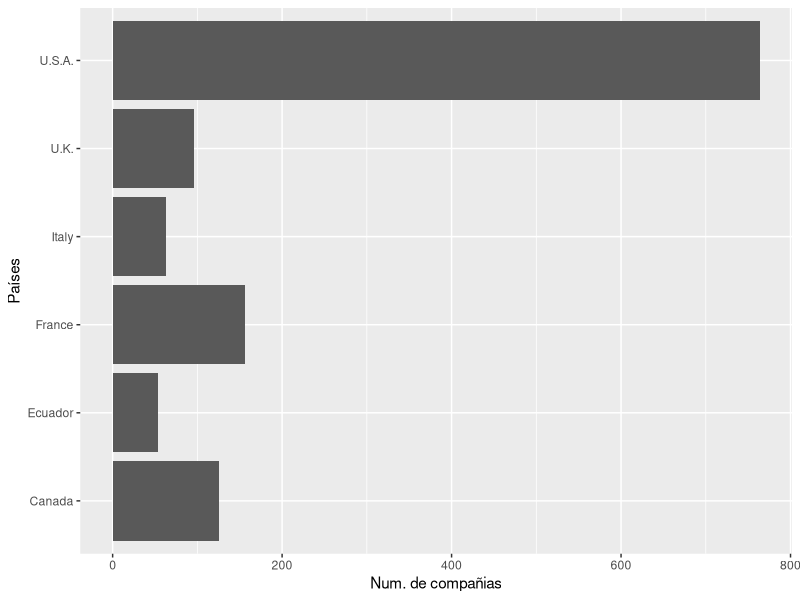
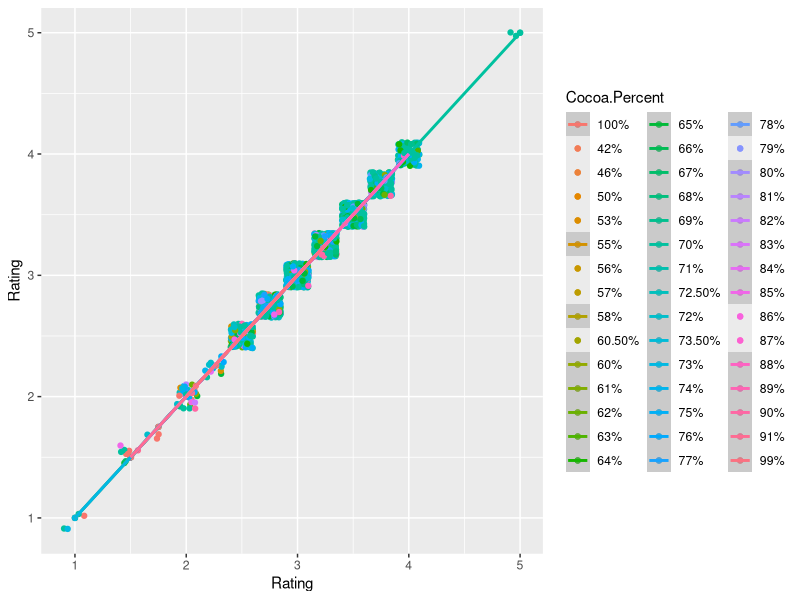

Write the R code that produced these figures, in order.
## ---- chunk 1
knitr::opts_chunk$set(echo = TRUE)
## ---- chunk 2
library('dplyr')
library('ggplot2')
## ---- chunk 3
mydata <- read.csv("flavors_of_cacao.csv", row.names = NULL)
## ---- chunk 4
knitr::kable(head(mydata, 10), align = 'c', caption = "Tabla 1: Diez primeras filas")
## ---- chunk 5
bypais <- mydata %>% 
  count(Company.Location) %>% 
  arrange(desc(n))
## ---- chunk 6
ggplot(head(bypais)) +
  geom_col(aes(y = Company.Location, x = n))+
  xlab("Num. de compañias")+
  ylab("Países")

## ---- chunk 7
ggplot(mydata, aes(x = Rating, y = Rating, color = Cocoa.Percent)) + 
    geom_point() + 
    geom_jitter() +
    geom_smooth(method = 'lm')

## ---- chunk 8
session <- sessionInfo()
print(session)
